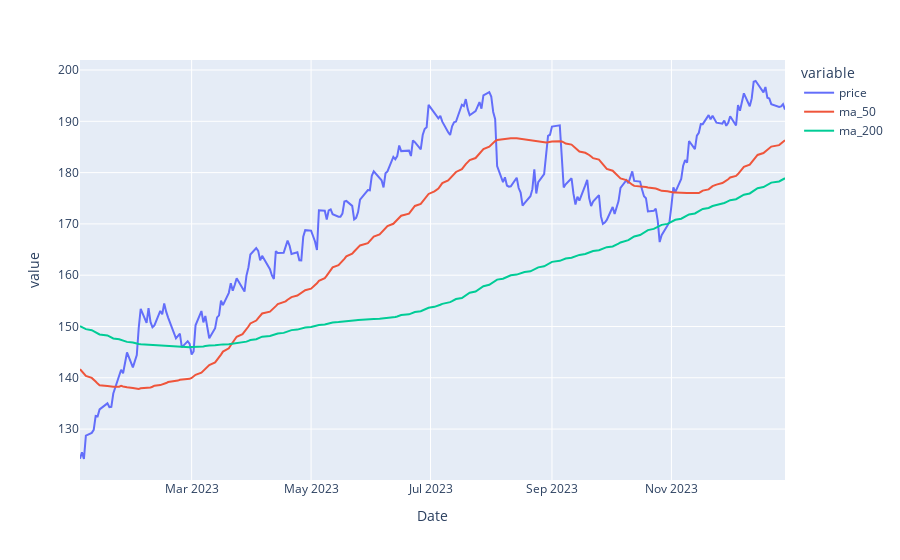

Here is the notebook cell this chart was saved with:
### Code cell
# plot time series
plt.Figure(figsize=(10,25))

fig = px.line(
    data_frame=plot_data, 
    x=plot_data.index, 
    y=['price', 'ma_50', 'ma_200']
)

# Display plot
fig.show()

### Figure 1 — Plotly figure (JSON) as saved in the notebook; plotly's stock layout.template omitted (floating-point values rounded to 4 significant figures; data arrays with more than 128 entries replaced by an {"elided": "..."} marker saying what was removed)
{"data": [{"hovertemplate": "variable=price<br>Date=%{x}<br>value=%{y}<extra></extra>", "legendgroup": "price", "line": {"color": "#636efa", "dash": "solid"}, "marker": {"symbol": "circle"}, "mode": "lines", "name": "price", "orientation": "v", "showlegend": true, "type": "scatter", "x": {"elided": "250 str values"}, "xaxis": "x", "y": {"elided": "250 float values"}, "yaxis": "y"}, {"hovertemplate": "variable=ma_50<br>Date=%{x}<br>value=%{y}<extra></extra>", "legendgroup": "ma_50", "line": {"color": "#EF553B", "dash": "solid"}, "marker": {"symbol": "circle"}, "mode": "lines", "name": "ma_50", "orientation": "v", "showlegend": true, "type": "scatter", "x": {"elided": "250 str values"}, "xaxis": "x", "y": {"elided": "250 float values"}, "yaxis": "y"}, {"hovertemplate": "variable=ma_200<br>Date=%{x}<br>value=%{y}<extra></extra>", "legendgroup": "ma_200", "line": {"color": "#00cc96", "dash": "solid"}, "marker": {"symbol": "circle"}, "mode": "lines", "name": "ma_200", "orientation": "v", "showlegend": true, "type": "scatter", "x": {"elided": "250 str values"}, "xaxis": "x", "y": {"elided": "250 float values"}, "yaxis": "y"}], "layout": {"legend": {"title": {"text": "variable"}, "tracegroupgap": 0}, "margin": {"t": 60}, "xaxis": {"anchor": "y", "domain": [0, 1], "title": {"text": "Date"}}, "yaxis": {"anchor": "x", "domain": [0, 1], "title": {"text": "value"}}}}
